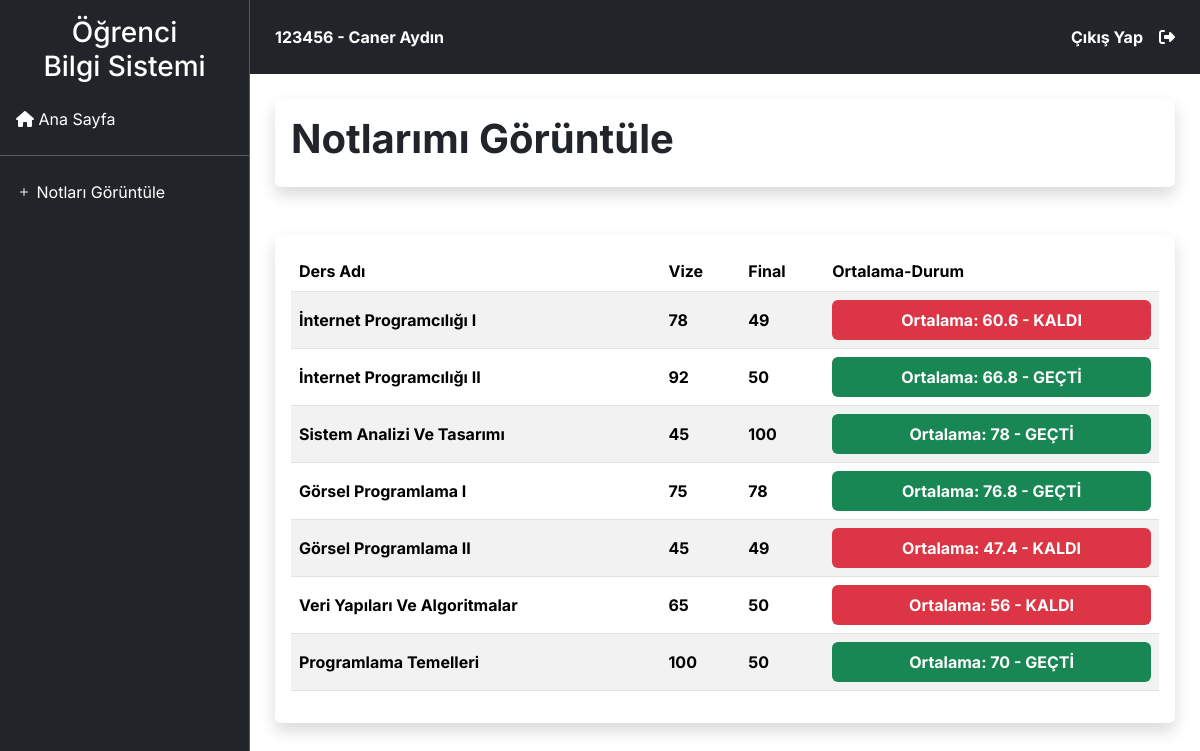
The page /?url=not-goruntule (signed in) on the database its author committed.
### tables this page shows
CREATE TABLE IF NOT EXISTS `ogrenci` (
  `ogrenci_id` int NOT NULL AUTO_INCREMENT,
  `ogrenci_ad` varchar(50) NOT NULL,
  `ogrenci_soyad` varchar(50) NOT NULL,
  `ogrenci_no` varchar(255) NOT NULL,
  `ogrenci_sinif` varchar(50) NOT NULL,
  `ogrenci_cinsiyet` varchar(50) NOT NULL,
  `baslangic_yili` varchar(50) NOT NULL,
  `ogrenci_sifre` varchar(255) NOT NULL,
  `bolum_id` int NOT NULL,
  PRIMARY KEY (`ogrenci_id`)
);

CREATE TABLE IF NOT EXISTS `ogrenci_notlar` (
  `ogrenci_id` int NOT NULL,
  `ders_id` int NOT NULL,
  `vize` int NOT NULL,
  `final` int NOT NULL
);

CREATE TABLE IF NOT EXISTS `ders` (
  `ders_id` int NOT NULL AUTO_INCREMENT,
  `ders_adi` varchar(50) NOT NULL,
  `bolum_id` int NOT NULL,
  `ogretmen_id` int NOT NULL,
  PRIMARY KEY (`ders_id`)
);

### Models/baglan.php (called while the page is built, shortened)
<?php
$url = "http://localhost/";

### Views/not-goruntule.php (the view, shortened to what this page needs)
<div class="d-flex">
    <main class="col">
        <div class="content">
            <div class="bg-white p-3 mb-3 rounded d-flex justify-content-between align-items-center shadow rounded mb-5">
                <h1 class="fw-bold">Notlarımı Görüntüle</h1>
            </div>
            <div class="bg-white p-3 rounded w-100 shadow">
                <table class="table table-striped table-hover" id="myTable">
                    <thead>
                        <tr>
                            <th scope="col">Ders Adı</th>
                            <th scope="col">Vize</th>
                            <th scope="col">Final</th>
                            <th scope="col">Ortalama-Durum</th>
                        </tr>
                    </thead>
                    <tbody>
                        <?php
                        $NotlarimiGetir = $baglan->prepare("SELECT
                                                    ogrenci.ogrenci_ad,
                                                    ogrenci.ogrenci_soyad,
                                                    ders.ders_adi,
                                                    ogrenci_notlar.vize,
                                                    ogrenci_notlar.final
                                                    FROM ogrenci_notlar
                                                    INNER JOIN ders ON ders.ders_id = ogrenci_notlar.ders_id
                                                    INNER JOIN ogrenci ON ogrenci.ogrenci_id = ogrenci_notlar.ogrenci_id
                                                    WHERE ogrenci.ogrenci_id = ?");
                        $notlar = $NotlarimiGetir->execute(array($ogrenci_bilgi["ogrenci_id"]));
                        ?>
                        <?php while ($not = $NotlarimiGetir->fetch(PDO::FETCH_ASSOC)) { ?>
                            <tr>
                                <th valign="middle"><?= $not["ders_adi"] ?></th>
                                <th valign="middle"><?= $not["vize"] ?></th>
                                <th valign="middle"><?= $not["final"] ?></th>
                                <th>
                                    <?php $ortalama = ($not["vize"] * 0.4) + ($not["final"] * 0.6); ?>
                                    <?php
                                    if ($ortalama >= 60 and $not["final"] >= 50) {
                                    ?>
                                        <div class="p-2 bg-success text-white rounded text-center">
                                            <span class="fw-bold">Ortalama:</span>
                                            <?= $ortalama ?>
                                            -
                                            <span class="fw-bold">GEÇTİ</span>
                                        </div>
                                    <?php
                                    } else {
                                    ?>
                                        <div class="p-2 bg-danger text-white rounded text-center">
                                            <span class="fw-bold">Ortalama:</span>
                                            <?= $ortalama ?>
                                            -
                                            <span class="fw-bold">KALDI</span>
                                        </div>
                                    <?php
                                    }
                                    ?>
                                </th>
                            </tr>
                        <?php } ?>
                    </tbody>
                </table>
            </div>
        </div>
    </main>
</div>

### index.php (shortened to what this page needs)
<?php
$url = @$_GET["url"];
switch ($url) {
    case 'not-goruntule':
        include("./Shared/sidebar.php");
        include("./Shared/navbar.php");
        include("./Views/not-goruntule.php");
        include("./Shared/footer.php");
        break;
}

### Shared/sidebar.php (shortened to what this page needs)
<?php
include_once "Models/baglan.php";
@$OgretmenBilgileriniGetir = $baglan->prepare("SELECT * FROM ogretmen WHERE ogretmen_numarasi = ?");
@$ogretmen_bilgi = $OgretmenBilgileriniGetir->fetch(PDO::FETCH_ASSOC);
@$OgrenciBilgileriniGetir = $baglan->prepare("SELECT * FROM ogrenci WHERE ogrenci_no = ?");
@$OgrenciBilgileriniGetir->execute(array($_SESSION["oturum"]));
@$ogrenci_bilgi = $OgrenciBilgileriniGetir->fetch(PDO::FETCH_ASSOC);
?>
<!doctype html>
<html lang="tr">
<head>
    <link href="<?= $url ?>dist/bootstrap.min.css" rel="stylesheet">
    <link rel="stylesheet" href="https://cdn.jsdelivr.net/npm/bootstrap-icons@1.11.3/font/bootstrap-icons.min.css">
    <link rel="stylesheet" href="<?= $url ?>dist/sweetalert2.css">
    <link rel="stylesheet" href="https://cdnjs.cloudflare.com/ajax/libs/font-awesome/6.5.2/css/all.css">
    <link rel="stylesheet" href="<?= $url ?>dist/datatables.min.css">
    <link rel="stylesheet" href="<?= $url ?>dist/style.css">
</head>
<body>
    <div class="d-flex">
        <div class="sidebar col bg-dark text-white" style="border-right: 1px solid #595c5f;">
            <h3 class="text-center my-3">
                Öğrenci <br> Bilgi Sistemi <br>
            </h3>
            <ul class="nav flex-column">
                <li class="nav-item ">
                    <a class="nav-link text-white" href="?url=anasayfa">
                        <i class="fa-solid fa-house"></i>
                        Ana Sayfa
                    </a>
                </li>
                <hr>
                <?php
                if (@$ogretmen_bilgi["yetki"] == "0") {
                ?>
                    <li class="nav-item">
                        <a class="nav-link text-white" href="?url=bolum-ekle">
                            <i class="fa-solid fa-plus"></i>
                            Bölüm Ekle
                        </a>
                    </li>
                    <li class="nav-item">
                        <a class="nav-link text-white" href="?url=bolum-listele">
                            <i class="fa-solid fa-list"></i>
                            Bölümleri Listele
                        </a>
                    </li>
                    <hr>
                    <li class="nav-item">
                        <a class="nav-link text-white" href="?url=ders-ekle">
                            <i class="fa-solid fa-plus"></i>
                            Ders Ekle
                        </a>
                    </li>
                    <li class="nav-item">
                        <a class="nav-link text-white" href="?url=ders-listele">
                            <i class="fa-solid fa-list"></i>
                            Dersleri Listele
                        </a>
                    </li>
                    <hr>
                    <li class="nav-item">
                        <a class="nav-link text-white" href="?url=ogrenci-ekle">
                            <i class="fa-solid fa-plus"></i>
                            Öğrenci Ekle
                        </a>
                    </li>
                    <li class="nav-item">
                        <a class="nav-link text-white" href="?url=ogrenci-listele">
                            <i class="fa-solid fa-list"></i>
                            Öğrencileri Listele
                        </a>
                    </li>
                    <hr>
                    <li class="nav-item">
                        <a class="nav-link text-white" href="?url=ogretmen-ekle">
                            <i class="fa-solid fa-plus"></i>
                            Öğretmen Ekle
                        </a>
                    </li>
                    <li class="nav-item">
                        <a class="nav-link text-white" href="?url=ogretmen-listele">
                            <i class="fa-solid fa-list"></i>
                            Öğretmenleri Listele
                        </a>
                    </li>
                    <hr>
                    <!-- <li class="nav-item">
                        <a class="nav-link text-white" href="?url=not-ekle">
                            <i class="fa-solid fa-plus"></i>
                            Not Ekle
                        </a>
                    </li> -->
                    <!-- <li class="nav-item">
                        <a class="nav-link text-white" href="?url=anasayfa">
                            <i class="bi bi-list"></i>
                            Notları Listele
                        </a>
                    </li> -->
                <?php
                } else {
                ?>
                    <li class="nav-item">
                        <a class="nav-link text-white" href="?url=not-goruntule">
                            <i class="bi bi-plus"></i>
                            Notları Görüntüle
                        </a>
                    </li>
                <?php
                }
                ?>
            </ul>
        </div>

### Shared/navbar.php (shortened to what this page needs)
<main class="col">
    <div class="navbar bg-dark">
        <div class="d-flex text-black justify-content-between w-100">
            <span class="text-white">
                <?= @$ogretmen_bilgi["ogretmen_numarasi"] ?> <?= @$ogrenci_bilgi["ogrenci_no"] ?>
                -
                <?= @$ogrenci_bilgi["ogrenci_ad"] . " " . @$ogrenci_bilgi["ogrenci_soyad"] ?>
            </span>
            <div class="d-flex gap-4">
                <a class="text-white text-decoration-none d-flex align-items-center gap-3 exit rounded " href="../Views/cikis.php">
                    Çıkış Yap
                    <i class="fa-solid fa-right-from-bracket"></i>
                </a>
            </div>
        </div>
    </div>

### Shared/footer.php (shortened to what this page needs)
</main>
</div>
</body>
</html>

### rows shown on the page
ogrenci: ogrenci_no "123456", ogrenci_ad "Caner", ogrenci_soyad "Aydın"
ogrenci_notlar: ders.ders_adi "İnternet Programcılığı I", vize "78", final "49", ortalama "60.6"
ogrenci_notlar: ders.ders_adi "İnternet Programcılığı II", vize "92", final "50", ortalama "66.8"
ogrenci_notlar: ders.ders_adi "Sistem Analizi Ve Tasarımı", vize "45", final "100", ortalama "78"
ogrenci_notlar: ders.ders_adi "Görsel Programlama I", vize "75", final "78", ortalama "76.8"
ogrenci_notlar: ders.ders_adi "Görsel Programlama II", vize "45", final "49", ortalama "47.4"
ogrenci_notlar: ders.ders_adi "Veri Yapıları Ve Algoritmalar", vize "65", final "50", ortalama "56"
ogrenci_notlar: ders.ders_adi "Programlama Temelleri", vize "100", final "50", ortalama "70"
